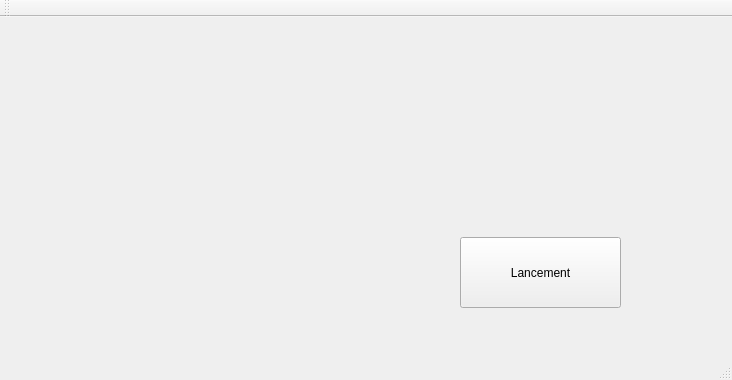
<?xml version="1.0" encoding="UTF-8"?>
<ui version="4.0">
 <class>MainWindow</class>
 <widget class="QMainWindow" name="MainWindow">
  <property name="geometry">
   <rect>
    <x>0</x>
    <y>0</y>
    <width>732</width>
    <height>380</height>
   </rect>
  </property>
  <property name="windowTitle">
   <string>MainWindow</string>
  </property>
  <widget class="QWidget" name="centralWidget">
   <widget class="QPushButton" name="pushButton">
    <property name="geometry">
     <rect>
      <x>460</x>
      <y>220</y>
      <width>161</width>
      <height>71</height>
     </rect>
    </property>
    <property name="text">
     <string>Lancement</string>
    </property>
   </widget>
  </widget>
  <widget class="QMenuBar" name="menuBar">
   <property name="geometry">
    <rect>
     <x>0</x>
     <y>0</y>
     <width>732</width>
     <height>25</height>
    </rect>
   </property>
  </widget>
  <widget class="QToolBar" name="mainToolBar">
   <attribute name="toolBarArea">
    <enum>TopToolBarArea</enum>
   </attribute>
   <attribute name="toolBarBreak">
    <bool>false</bool>
   </attribute>
  </widget>
  <widget class="QStatusBar" name="statusBar"/>
 </widget>
 <layoutdefault spacing="6" margin="11"/>
 <resources/>
 <connections/>
</ui>
